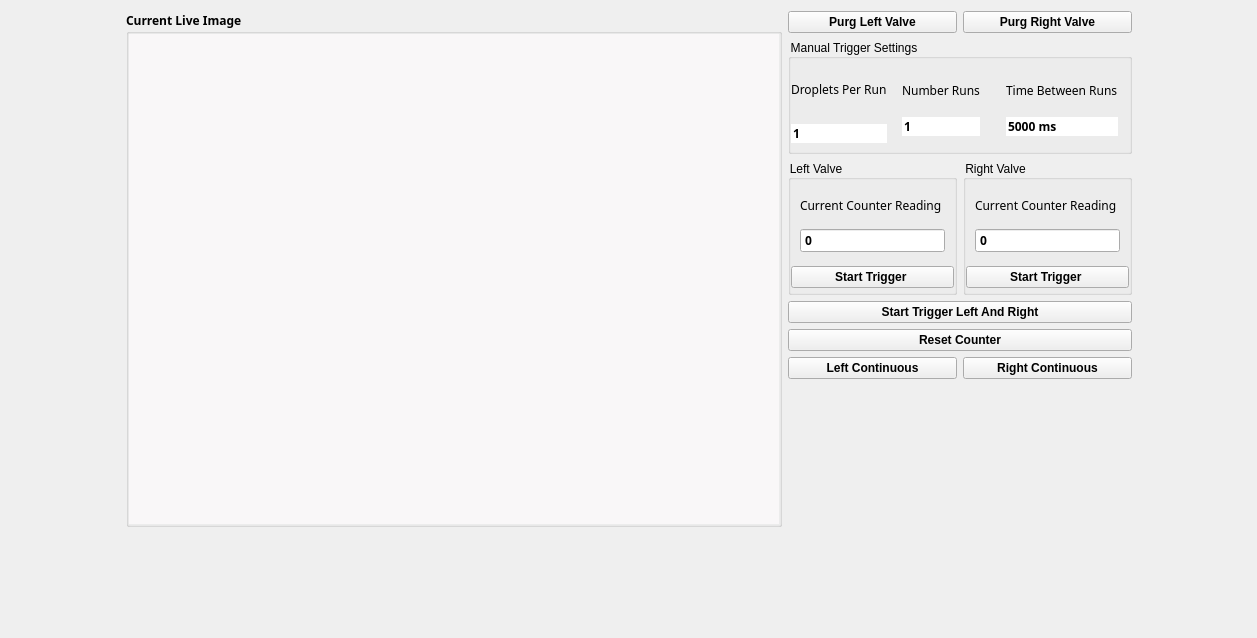
<?xml version="1.0" encoding="UTF-8"?>
<ui version="4.0">
 <class>MaintenanceDialogClass</class>
 <widget class="QWidget" name="MaintenanceDialogClass">
  <property name="geometry">
   <rect>
    <x>0</x>
    <y>0</y>
    <width>1257</width>
    <height>638</height>
   </rect>
  </property>
  <property name="windowTitle">
   <string/>
  </property>
  <layout class="QGridLayout" name="gridLayout_10">
   <item row="0" column="1" rowspan="2">
    <layout class="QGridLayout" name="gridLayout_9">
     <item row="0" column="0">
      <widget class="QGroupBox" name="groupBoxCurrentLiveImage">
       <property name="font">
        <font>
         <family>Siemens Sans</family>
         <weight>75</weight>
         <bold>true</bold>
        </font>
       </property>
       <property name="title">
        <string>Current Live Image</string>
       </property>
       <layout class="QGridLayout" name="gridLayout_15">
        <property name="leftMargin">
         <number>0</number>
        </property>
        <property name="topMargin">
         <number>0</number>
        </property>
        <property name="rightMargin">
         <number>0</number>
        </property>
        <property name="bottomMargin">
         <number>0</number>
        </property>
        <property name="spacing">
         <number>0</number>
        </property>
        <item row="0" column="0">
         <layout class="QGridLayout" name="gridLayout_16">
          <item row="0" column="0">
           <widget class="QFrame" name="ImageFrame">
            <property name="minimumSize">
             <size>
              <width>650</width>
              <height>490</height>
             </size>
            </property>
            <property name="maximumSize">
             <size>
              <width>650</width>
              <height>490</height>
             </size>
            </property>
            <property name="layoutDirection">
             <enum>Qt::LeftToRight</enum>
            </property>
            <property name="styleSheet">
             <string notr="true">QFrame {
 border: 0px solid rgb(0,0,0);
 background:rgb(249,247,248);
}</string>
            </property>
            <property name="frameShape">
             <enum>QFrame::Box</enum>
            </property>
            <property name="frameShadow">
             <enum>QFrame::Plain</enum>
            </property>
            <layout class="QGridLayout" name="gridLayout_17">
             <property name="leftMargin">
              <number>0</number>
             </property>
             <property name="topMargin">
              <number>0</number>
             </property>
             <property name="rightMargin">
              <number>0</number>
             </property>
             <property name="bottomMargin">
              <number>0</number>
             </property>
            </layout>
           </widget>
          </item>
         </layout>
        </item>
       </layout>
      </widget>
     </item>
     <item row="1" column="0">
      <spacer name="verticalSpacer_2">
       <property name="orientation">
        <enum>Qt::Vertical</enum>
       </property>
       <property name="sizeHint" stdset="0">
        <size>
         <width>20</width>
         <height>38</height>
        </size>
       </property>
      </spacer>
     </item>
    </layout>
   </item>
   <item row="0" column="2" rowspan="2">
    <layout class="QGridLayout" name="gridLayout_14">
     <item row="0" column="0">
      <layout class="QGridLayout" name="gridLayout_7">
       <item row="0" column="0">
        <layout class="QGridLayout" name="gridLayout_47">
         <item row="0" column="0">
          <widget class="QPushButton" name="pushButtonPurgLeftValve">
           <property name="font">
            <font>
             <weight>75</weight>
             <bold>true</bold>
            </font>
           </property>
           <property name="text">
            <string>Purg Left Valve</string>
           </property>
          </widget>
         </item>
         <item row="0" column="1">
          <widget class="QPushButton" name="pushButtonPurgRightValve">
           <property name="font">
            <font>
             <weight>75</weight>
             <bold>true</bold>
            </font>
           </property>
           <property name="text">
            <string>Purg Right Valve</string>
           </property>
          </widget>
         </item>
        </layout>
       </item>
       <item row="1" column="0">
        <widget class="QGroupBox" name="groupBoxManualTriggerSettings">
         <property name="styleSheet">
          <string notr="true">QGroupBox{
    background-color: transparent;
}</string>
         </property>
         <property name="title">
          <string>Manual Trigger Settings</string>
         </property>
         <layout class="QGridLayout" name="gridLayout_6">
          <property name="leftMargin">
           <number>0</number>
          </property>
          <property name="topMargin">
           <number>0</number>
          </property>
          <property name="rightMargin">
           <number>0</number>
          </property>
          <property name="bottomMargin">
           <number>4</number>
          </property>
          <property name="spacing">
           <number>4</number>
          </property>
          <item row="0" column="0">
           <widget class="ContentBoardItem" name="widgetDashBoardNumberOfDropletsPerRun" native="true">
            <property name="minimumSize">
             <size>
              <width>0</width>
              <height>88</height>
             </size>
            </property>
            <property name="maximumSize">
             <size>
              <width>16777215</width>
              <height>88</height>
             </size>
            </property>
            <property name="styleSheet">
             <string notr="true">/*QFrame{
     background:rgb(249,247,248);
    border: 1px solid rgb(0,0,128);
     min-height: 80px;
     max-height: 80px;
}

QLabel{
  background:rgb(249,247,248);
  color: rgb(39,51,66);
  border: 0px solid rgb(0,0,128);
  font-size: 16px;
  font-family: Siemens Sans;
  min-height: 20px;
  max-height: 20px;
}
*/
QDoubleSpinBox{
min-width: 0px;
border: 0px;
}



QLabel{
   border: 0px solid rgb(0,0,128);
}
</string>
            </property>
            <layout class="QGridLayout" name="gridLayout_8">
             <property name="leftMargin">
              <number>0</number>
             </property>
             <property name="topMargin">
              <number>0</number>
             </property>
             <property name="rightMargin">
              <number>0</number>
             </property>
             <property name="bottomMargin">
              <number>4</number>
             </property>
             <property name="spacing">
              <number>4</number>
             </property>
             <item row="2" column="0">
              <widget class="QDoubleSpinBox" name="doubleSpinBoxNumberOfDropletsPerRun">
               <property name="font">
                <font>
                 <family>Siemens Sans</family>
                 <weight>75</weight>
                 <bold>true</bold>
                </font>
               </property>
               <property name="styleSheet">
                <string notr="true">QDoubleSpinBox{
min-width: 0px;
border: 0px;
}</string>
               </property>
               <property name="wrapping">
                <bool>false</bool>
               </property>
               <property name="readOnly">
                <bool>false</bool>
               </property>
               <property name="buttonSymbols">
                <enum>QAbstractSpinBox::NoButtons</enum>
               </property>
               <property name="suffix">
                <string/>
               </property>
               <property name="decimals">
                <number>0</number>
               </property>
               <property name="minimum">
                <double>1.000000000000000</double>
               </property>
               <property name="maximum">
                <double>10000000.000000000000000</double>
               </property>
               <property name="singleStep">
                <double>1.000000000000000</double>
               </property>
               <property name="value">
                <double>1.000000000000000</double>
               </property>
              </widget>
             </item>
             <item row="1" column="0">
              <widget class="QLabel" name="labelDashBoardNumberOfDropletsPerRun">
               <property name="font">
                <font>
                 <family>Siemens Sans</family>
                </font>
               </property>
               <property name="text">
                <string>Droplets Per Run</string>
               </property>
              </widget>
             </item>
            </layout>
           </widget>
          </item>
          <item row="0" column="1">
           <widget class="ContentBoardItem" name="widgetDashBoardNumberLoops" native="true">
            <property name="minimumSize">
             <size>
              <width>0</width>
              <height>88</height>
             </size>
            </property>
            <property name="maximumSize">
             <size>
              <width>16777215</width>
              <height>88</height>
             </size>
            </property>
            <property name="styleSheet">
             <string notr="true">/*QFrame{
     background:rgb(249,247,248);
    border: 1px solid rgb(0,0,128);
     min-height: 80px;
     max-height: 80px;
}

QLabel{
  background:rgb(249,247,248);
  color: rgb(39,51,66);
  border: 0px solid rgb(0,0,128);
  font-size: 16px;
  font-family: Siemens Sans;
  min-height: 20px;
  max-height: 20px;
}
*/
QDoubleSpinBox{
min-width: 0px;
border: 0px;
}



QLabel{
   border: 0px solid rgb(0,0,128);
}
</string>
            </property>
            <layout class="QGridLayout" name="gridLayout_4">
             <item row="0" column="0">
              <widget class="QLabel" name="labelDashBoardNumberLoops">
               <property name="font">
                <font>
                 <family>Siemens Sans</family>
                </font>
               </property>
               <property name="text">
                <string>Number Runs</string>
               </property>
              </widget>
             </item>
             <item row="1" column="0">
              <widget class="QDoubleSpinBox" name="doubleSpinBoxNumberRuns">
               <property name="font">
                <font>
                 <family>Siemens Sans</family>
                 <weight>75</weight>
                 <bold>true</bold>
                </font>
               </property>
               <property name="styleSheet">
                <string notr="true">QDoubleSpinBox{
min-width: 0px;
border: 0px;
}</string>
               </property>
               <property name="wrapping">
                <bool>false</bool>
               </property>
               <property name="readOnly">
                <bool>false</bool>
               </property>
               <property name="buttonSymbols">
                <enum>QAbstractSpinBox::NoButtons</enum>
               </property>
               <property name="suffix">
                <string/>
               </property>
               <property name="decimals">
                <number>0</number>
               </property>
               <property name="minimum">
                <double>1.000000000000000</double>
               </property>
               <property name="maximum">
                <double>10000000.000000000000000</double>
               </property>
               <property name="singleStep">
                <double>1.000000000000000</double>
               </property>
               <property name="value">
                <double>1.000000000000000</double>
               </property>
              </widget>
             </item>
            </layout>
           </widget>
          </item>
          <item row="0" column="2">
           <widget class="ContentBoardItem" name="widgetDashBoardTimeInMsBetweenRuns" native="true">
            <property name="minimumSize">
             <size>
              <width>0</width>
              <height>88</height>
             </size>
            </property>
            <property name="maximumSize">
             <size>
              <width>16777215</width>
              <height>88</height>
             </size>
            </property>
            <property name="styleSheet">
             <string notr="true">/*QFrame{
     background:rgb(249,247,248);
    border: 1px solid rgb(0,0,128);
     min-height: 80px;
     max-height: 80px;
}

QLabel{
  background:rgb(249,247,248);
  color: rgb(39,51,66);
  border: 0px solid rgb(0,0,128);
  font-size: 16px;
  font-family: Siemens Sans;
  min-height: 20px;
  max-height: 20px;
}
*/
QDoubleSpinBox{
min-width: 0px;
border: 0px;
}



QLabel{
   border: 0px solid rgb(0,0,128);
}
</string>
            </property>
            <layout class="QGridLayout" name="gridLayout_5">
             <item row="0" column="0">
              <widget class="QLabel" name="labelDashBoardTimeInMsBetweenRuns">
               <property name="font">
                <font>
                 <family>Siemens Sans</family>
                </font>
               </property>
               <property name="text">
                <string>Time Between Runs</string>
               </property>
              </widget>
             </item>
             <item row="1" column="0">
              <widget class="QDoubleSpinBox" name="doubleSpinBoxTimeInMsBetweenRuns">
               <property name="font">
                <font>
                 <family>Siemens Sans</family>
                 <weight>75</weight>
                 <bold>true</bold>
                </font>
               </property>
               <property name="styleSheet">
                <string notr="true">QDoubleSpinBox{
min-width: 0px;
border: 0px;
}</string>
               </property>
               <property name="wrapping">
                <bool>false</bool>
               </property>
               <property name="readOnly">
                <bool>false</bool>
               </property>
               <property name="buttonSymbols">
                <enum>QAbstractSpinBox::NoButtons</enum>
               </property>
               <property name="suffix">
                <string> ms</string>
               </property>
               <property name="decimals">
                <number>0</number>
               </property>
               <property name="minimum">
                <double>1.000000000000000</double>
               </property>
               <property name="maximum">
                <double>10000000.000000000000000</double>
               </property>
               <property name="singleStep">
                <double>1.000000000000000</double>
               </property>
               <property name="value">
                <double>5000.000000000000000</double>
               </property>
              </widget>
             </item>
            </layout>
           </widget>
          </item>
         </layout>
        </widget>
       </item>
       <item row="2" column="0">
        <layout class="QGridLayout" name="gridLayout_3">
         <item row="0" column="0">
          <widget class="QGroupBox" name="groupBoxManualTriggerLeft">
           <property name="styleSheet">
            <string notr="true">QGroupBox{
    background-color: transparent;
}</string>
           </property>
           <property name="title">
            <string>Left Valve</string>
           </property>
           <layout class="QGridLayout" name="gridLayout">
            <property name="leftMargin">
             <number>0</number>
            </property>
            <property name="topMargin">
             <number>0</number>
            </property>
            <property name="rightMargin">
             <number>0</number>
            </property>
            <property name="bottomMargin">
             <number>4</number>
            </property>
            <property name="spacing">
             <number>4</number>
            </property>
            <item row="0" column="0">
             <widget class="ContentBoardItem" name="widgetDashBoardMaxSpeedDeviationMaschineStop_2" native="true">
              <property name="minimumSize">
               <size>
                <width>0</width>
                <height>82</height>
               </size>
              </property>
              <property name="maximumSize">
               <size>
                <width>16777215</width>
                <height>82</height>
               </size>
              </property>
              <property name="styleSheet">
               <string notr="true">QDoubleSpinBox::focus{
 border: 2px solid rgb(0,95,135);
}





</string>
              </property>
              <layout class="QGridLayout" name="gridLayout_61">
               <property name="leftMargin">
                <number>9</number>
               </property>
               <property name="topMargin">
                <number>9</number>
               </property>
               <property name="rightMargin">
                <number>9</number>
               </property>
               <property name="bottomMargin">
                <number>9</number>
               </property>
               <property name="spacing">
                <number>6</number>
               </property>
               <item row="0" column="0">
                <widget class="QLabel" name="labelContentBoardCurrentCounterReadingLeftValve">
                 <property name="font">
                  <font>
                   <family>Siemens Sans</family>
                  </font>
                 </property>
                 <property name="text">
                  <string>Current Counter Reading</string>
                 </property>
                </widget>
               </item>
               <item row="1" column="0">
                <widget class="QDoubleSpinBox" name="doubleSpinBoxCurrentTriggerCounterReadingLeftValve">
                 <property name="sizePolicy">
                  <sizepolicy hsizetype="Preferred" vsizetype="Fixed">
                   <horstretch>0</horstretch>
                   <verstretch>0</verstretch>
                  </sizepolicy>
                 </property>
                 <property name="font">
                  <font>
                   <family>Siemens Sans</family>
                   <weight>75</weight>
                   <bold>true</bold>
                  </font>
                 </property>
                 <property name="styleSheet">
                  <string notr="true">QDoubleSpinBox[STATE=&quot;Ok&quot;]
{
 background:rgb(249,247,248);
 min-width: 0px;
 border: 0px;
 }
QDoubleSpinBox[STATE=&quot;Error&quot;]
{ 
 background:rgb(202, 51, 51);
 min-width: 0px;
 border: 0px;
 }
QDoubleSpinBox[STATE =&quot;Warning&quot;]
{ 
 background:rgb(231, 121, 16);
 min-width: 0px;
 border: 0px;
 }

</string>
                 </property>
                 <property name="wrapping">
                  <bool>false</bool>
                 </property>
                 <property name="buttonSymbols">
                  <enum>QAbstractSpinBox::NoButtons</enum>
                 </property>
                 <property name="suffix">
                  <string/>
                 </property>
                 <property name="decimals">
                  <number>0</number>
                 </property>
                 <property name="minimum">
                  <double>0.000000000000000</double>
                 </property>
                 <property name="maximum">
                  <double>100000.000000000000000</double>
                 </property>
                 <property name="singleStep">
                  <double>1.000000000000000</double>
                 </property>
                 <property name="value">
                  <double>0.000000000000000</double>
                 </property>
                </widget>
               </item>
              </layout>
             </widget>
            </item>
            <item row="1" column="0">
             <widget class="QPushButton" name="pushButtonManualTriggerValveLeft">
              <property name="font">
               <font>
                <weight>75</weight>
                <bold>true</bold>
               </font>
              </property>
              <property name="text">
               <string>Start Trigger </string>
              </property>
             </widget>
            </item>
           </layout>
          </widget>
         </item>
         <item row="0" column="1">
          <widget class="QGroupBox" name="groupBoxManualTriggerRight">
           <property name="styleSheet">
            <string notr="true">QGroupBox{
    background-color: transparent;
}</string>
           </property>
           <property name="title">
            <string>Right Valve</string>
           </property>
           <layout class="QGridLayout" name="gridLayout_2">
            <property name="leftMargin">
             <number>0</number>
            </property>
            <property name="topMargin">
             <number>0</number>
            </property>
            <property name="rightMargin">
             <number>0</number>
            </property>
            <property name="bottomMargin">
             <number>4</number>
            </property>
            <property name="spacing">
             <number>4</number>
            </property>
            <item row="0" column="0">
             <widget class="ContentBoardItem" name="widgetDashBoardMaxSpeedDeviationMaschineStop_3" native="true">
              <property name="minimumSize">
               <size>
                <width>0</width>
                <height>82</height>
               </size>
              </property>
              <property name="maximumSize">
               <size>
                <width>16777215</width>
                <height>82</height>
               </size>
              </property>
              <property name="styleSheet">
               <string notr="true">QDoubleSpinBox::focus{
 border: 2px solid rgb(0,95,135);
}





</string>
              </property>
              <layout class="QGridLayout" name="gridLayout_62">
               <property name="leftMargin">
                <number>9</number>
               </property>
               <property name="topMargin">
                <number>9</number>
               </property>
               <property name="rightMargin">
                <number>9</number>
               </property>
               <property name="bottomMargin">
                <number>9</number>
               </property>
               <property name="spacing">
                <number>6</number>
               </property>
               <item row="0" column="0">
                <widget class="QLabel" name="labelContentBoardCurrentCounterReadingRightValve">
                 <property name="font">
                  <font>
                   <family>Siemens Sans</family>
                  </font>
                 </property>
                 <property name="text">
                  <string>Current Counter Reading</string>
                 </property>
                </widget>
               </item>
               <item row="1" column="0">
                <widget class="QDoubleSpinBox" name="doubleSpinBoxCurrentTriggerCounterReadingRightValve">
                 <property name="sizePolicy">
                  <sizepolicy hsizetype="Preferred" vsizetype="Fixed">
                   <horstretch>0</horstretch>
                   <verstretch>0</verstretch>
                  </sizepolicy>
                 </property>
                 <property name="font">
                  <font>
                   <family>Siemens Sans</family>
                   <weight>75</weight>
                   <bold>true</bold>
                  </font>
                 </property>
                 <property name="styleSheet">
                  <string notr="true">QDoubleSpinBox[STATE=&quot;Ok&quot;]
{
 background:rgb(249,247,248);
 min-width: 0px;
 border: 0px;
 }
QDoubleSpinBox[STATE=&quot;Error&quot;]
{ 
 background:rgb(202, 51, 51);
 min-width: 0px;
 border: 0px;
 }
QDoubleSpinBox[STATE =&quot;Warning&quot;]
{ 
 background:rgb(231, 121, 16);
 min-width: 0px;
 border: 0px;
 }

</string>
                 </property>
                 <property name="wrapping">
                  <bool>false</bool>
                 </property>
                 <property name="buttonSymbols">
                  <enum>QAbstractSpinBox::NoButtons</enum>
                 </property>
                 <property name="suffix">
                  <string/>
                 </property>
                 <property name="decimals">
                  <number>0</number>
                 </property>
                 <property name="minimum">
                  <double>0.000000000000000</double>
                 </property>
                 <property name="maximum">
                  <double>100000.000000000000000</double>
                 </property>
                 <property name="singleStep">
                  <double>1.000000000000000</double>
                 </property>
                 <property name="value">
                  <double>0.000000000000000</double>
                 </property>
                </widget>
               </item>
              </layout>
             </widget>
            </item>
            <item row="1" column="0">
             <widget class="QPushButton" name="pushButtonManualTriggerValveRight">
              <property name="font">
               <font>
                <weight>75</weight>
                <bold>true</bold>
               </font>
              </property>
              <property name="text">
               <string>Start Trigger </string>
              </property>
             </widget>
            </item>
           </layout>
          </widget>
         </item>
         <item row="1" column="0" colspan="2">
          <widget class="QPushButton" name="pushButtonManualTriggerBoth">
           <property name="font">
            <font>
             <weight>75</weight>
             <bold>true</bold>
            </font>
           </property>
           <property name="text">
            <string>Start Trigger Left And Right</string>
           </property>
          </widget>
         </item>
         <item row="2" column="0" colspan="2">
          <widget class="QPushButton" name="pushButtonResetCounter">
           <property name="font">
            <font>
             <weight>75</weight>
             <bold>true</bold>
            </font>
           </property>
           <property name="text">
            <string>Reset Counter</string>
           </property>
          </widget>
         </item>
        </layout>
       </item>
       <item row="3" column="0">
        <layout class="QGridLayout" name="gridLayout_48">
         <item row="0" column="0">
          <widget class="QPushButton" name="pushButtonPurgContinuousLeftValve">
           <property name="font">
            <font>
             <weight>75</weight>
             <bold>true</bold>
            </font>
           </property>
           <property name="text">
            <string>Left Continuous</string>
           </property>
           <property name="checkable">
            <bool>true</bool>
           </property>
          </widget>
         </item>
         <item row="0" column="1">
          <widget class="QPushButton" name="pushButtonPurgContinuousRightValve">
           <property name="font">
            <font>
             <weight>75</weight>
             <bold>true</bold>
            </font>
           </property>
           <property name="text">
            <string>Right Continuous</string>
           </property>
           <property name="checkable">
            <bool>true</bool>
           </property>
          </widget>
         </item>
        </layout>
       </item>
      </layout>
     </item>
     <item row="1" column="0">
      <spacer name="verticalSpacer">
       <property name="orientation">
        <enum>Qt::Vertical</enum>
       </property>
       <property name="sizeHint" stdset="0">
        <size>
         <width>20</width>
         <height>138</height>
        </size>
       </property>
      </spacer>
     </item>
    </layout>
   </item>
   <item row="0" column="3">
    <spacer name="horizontalSpacer_2">
     <property name="orientation">
      <enum>Qt::Horizontal</enum>
     </property>
     <property name="sizeHint" stdset="0">
      <size>
       <width>6</width>
       <height>20</height>
      </size>
     </property>
    </spacer>
   </item>
   <item row="1" column="0">
    <spacer name="horizontalSpacer">
     <property name="orientation">
      <enum>Qt::Horizontal</enum>
     </property>
     <property name="sizeHint" stdset="0">
      <size>
       <width>5</width>
       <height>20</height>
      </size>
     </property>
    </spacer>
   </item>
   <item row="2" column="1">
    <spacer name="verticalSpacer_3">
     <property name="orientation">
      <enum>Qt::Vertical</enum>
     </property>
     <property name="sizeHint" stdset="0">
      <size>
       <width>20</width>
       <height>57</height>
      </size>
     </property>
    </spacer>
   </item>
  </layout>
 </widget>
 <layoutdefault spacing="6" margin="11"/>
 <customwidgets>
  <customwidget>
   <class>ContentBoardItem</class>
   <extends>QWidget</extends>
   <header location="global">contentboarditem.h</header>
   <container>1</container>
  </customwidget>
 </customwidgets>
 <resources/>
 <connections/>
</ui>
